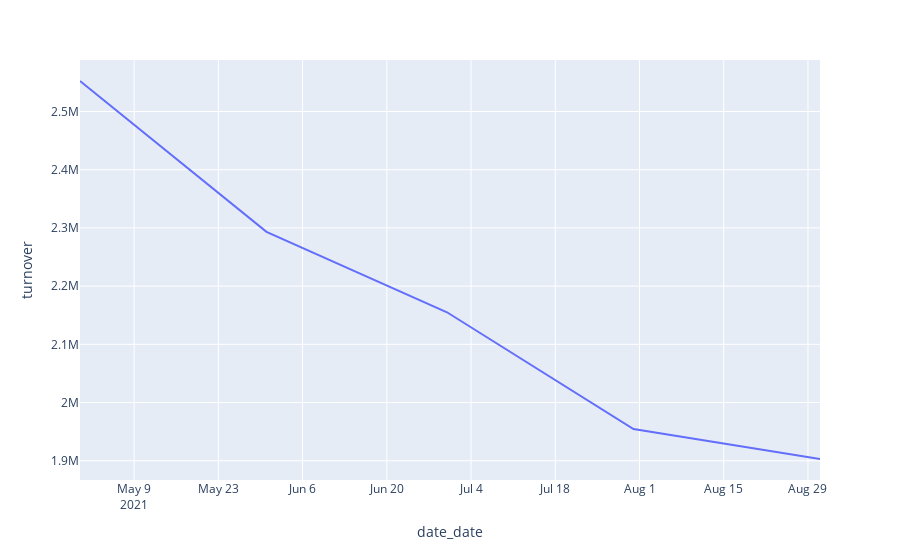

Write notebook code for a chart like this one.
### Markdown cell above
Plot the result using **Plotly Express**. 📈 \
Can you identify a peak in this chart? On which month?

### Code cell
import plotly.express as px
px.line(df_m_turnover,x='date_date', y= 'turnover').show()

### Figure 1 — Plotly figure (JSON) as saved in the notebook; plotly's stock layout.template omitted (floating-point values rounded to 4 significant figures)
{"data": [{"hovertemplate": "date_date=%{x}<br>turnover=%{y}<extra></extra>", "legendgroup": "", "line": {"color": "#636efa", "dash": "solid"}, "marker": {"symbol": "circle"}, "mode": "lines", "name": "", "orientation": "v", "showlegend": false, "type": "scatter", "x": ["2021-04-30T00:00:00", "2021-05-31T00:00:00", "2021-06-30T00:00:00", "2021-07-31T00:00:00", "2021-08-31T00:00:00"], "xaxis": "x", "y": [2552000.0, 2293000.0, 2155000.0, 1954000.0, 1903000.0], "yaxis": "y"}], "layout": {"legend": {"tracegroupgap": 0}, "margin": {"t": 60}, "xaxis": {"anchor": "y", "domain": [0, 1], "title": {"text": "date_date"}}, "yaxis": {"anchor": "x", "domain": [0, 1], "title": {"text": "turnover"}}}}
